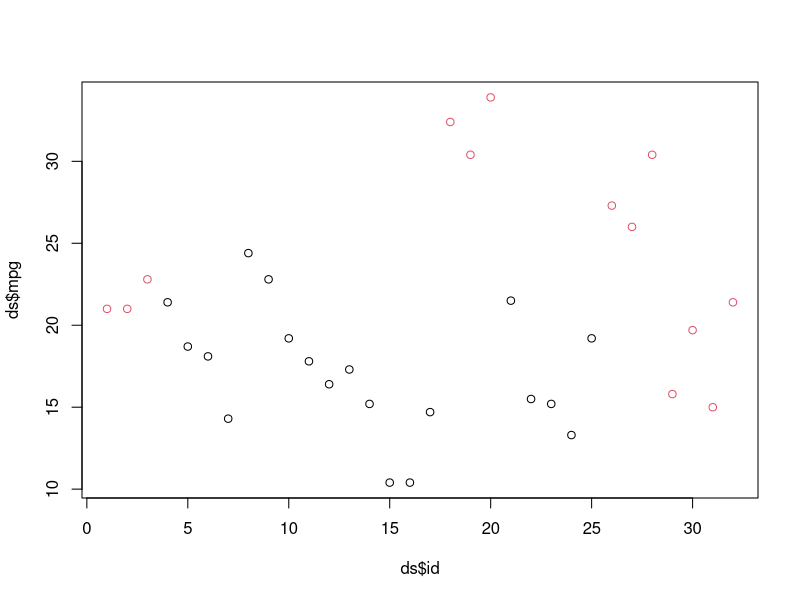
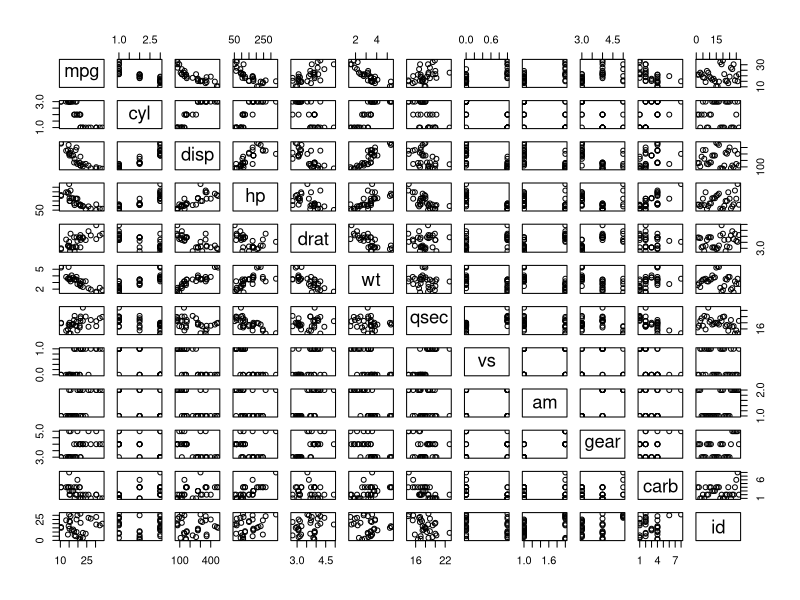
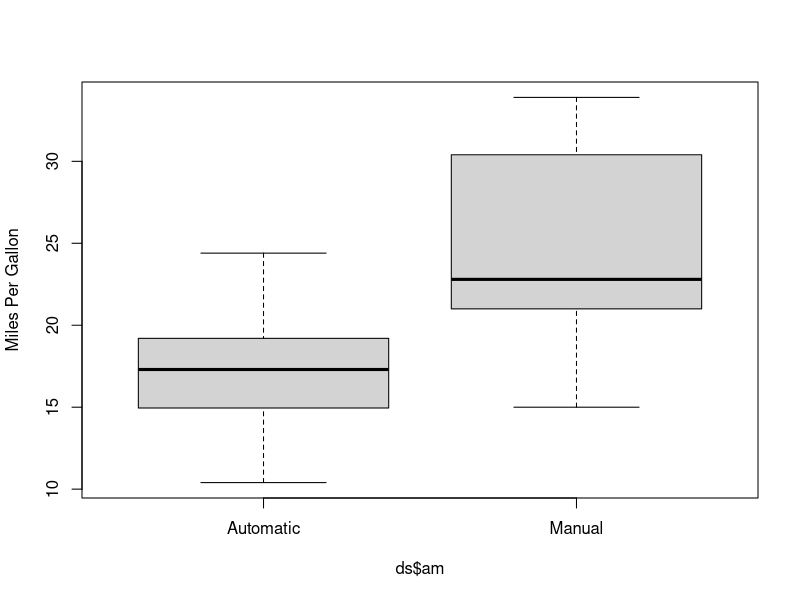
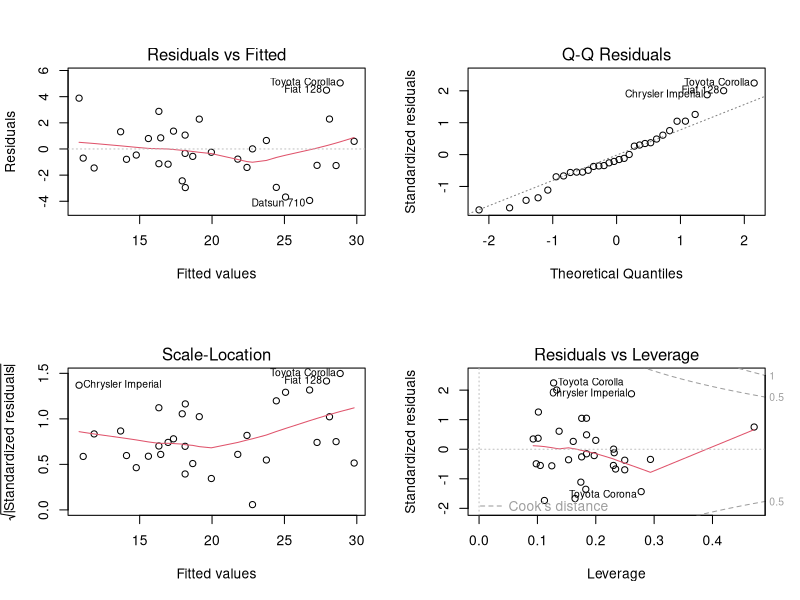

Recreate these plots in R, in order.
## ---- chunk 1
data(mtcars)
ds <- mtcars
ds$id <- seq(1:32)
ds$am <- factor(ds$am, labels=c("Auto", "Man"))
ds$cyl <- factor(ds$cyl)
head(ds)
## ---- chunk 2
fit3 <- lm(mpg ~ cyl + wt + am + hp, data=ds)
## ---- chunk 3
infl <- dfbetas(fit3); infls <- sort(infl[,4]); tail(infls,2)    
## ---- chunk 4
plot(ds$id, ds$mpg, col=factor(ds$am))
pairs(ds)
## ---- chunk 5
boxplot(ds$mpg ~ ds$am, names=c("Automatic", "Manual"), ylab="Miles Per Gallon")
manual_mean <- mean(ds$mpg[ds$am=="Man"])
autom_mean <- mean(ds$mpg[ds$am=="Auto"])
print(paste("Automatic Transmition - Unadjusted Mean: ", autom_mean))
print(paste("Manual Transmition - Unadjusted Mean: ", manual_mean))
## ---- chunk 6
fit1 <- lm(mpg ~ ., data = ds)
summary(fit1)$adj.r.squared

fit2 <- lm(mpg ~ cyl + wt + am, data=ds)
summary(fit2)$adj.r.squared

fit3 <- lm(mpg ~ cyl + wt + am + hp, data=ds)
summary(fit3)$adj.r.squared

fit4 <- lm(mpg ~ cyl + wt + am + hp + gear + carb, data=ds)
summary(fit4)$adj.r.squared
## ---- chunk 7
par(mfrow=c(2,2))
plot(fit3)
## ---- chunk 8
t.test(mpg ~ am , data = ds)
